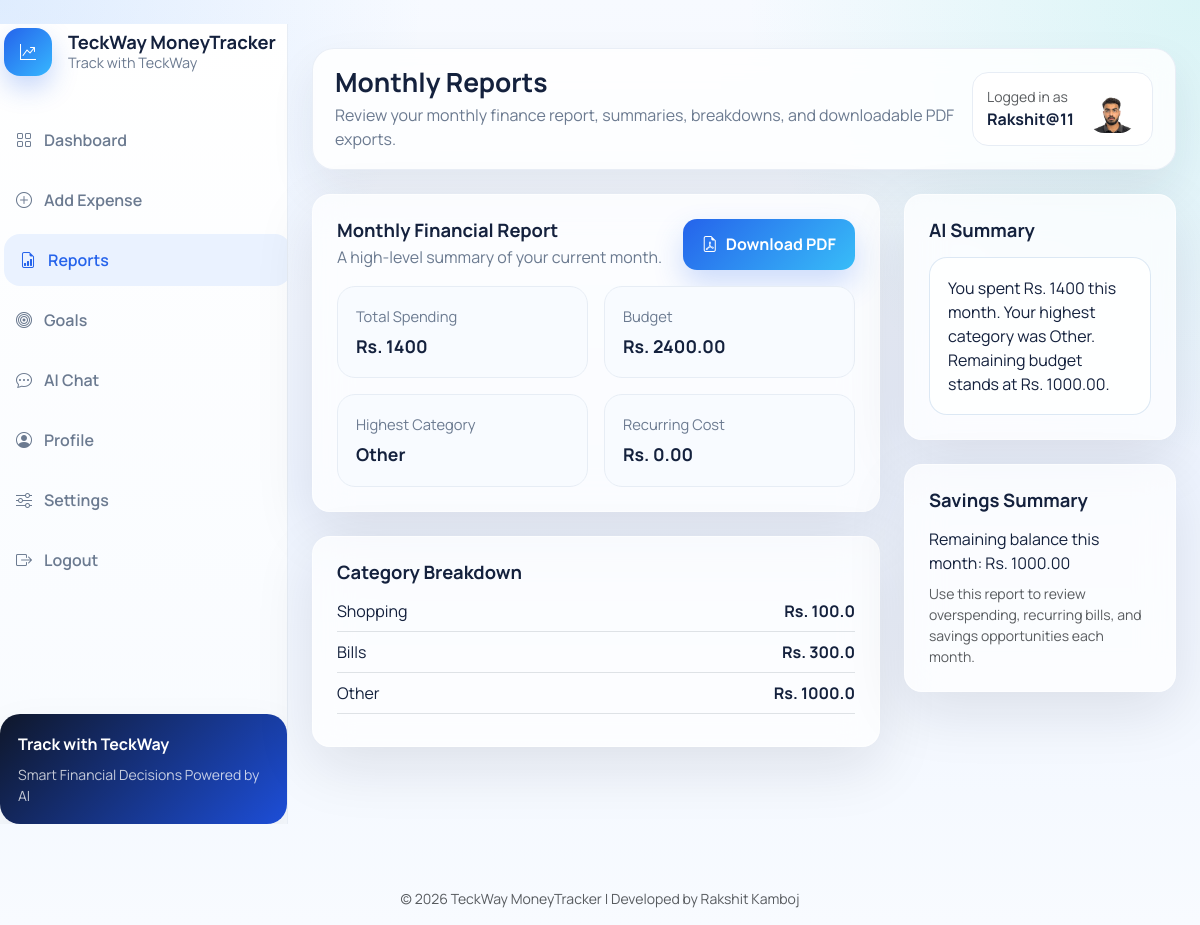
The app's page /reports/ (signed in) with its own data.
### finance/models.py (models this page shows, shortened)
class Profile(models.Model):
    user = models.OneToOneField(User, on_delete=models.CASCADE, related_name="profile")
    profile_picture = models.ImageField(upload_to="profiles/", blank=True, null=True)
    dark_mode = models.BooleanField(default=False)
    saving_streak = models.PositiveIntegerField(default=0)

class Budget(models.Model):
    user = models.OneToOneField(
        settings.AUTH_USER_MODEL,
        on_delete=models.CASCADE,
        related_name="budget",
    )
    monthly_limit = models.DecimalField(max_digits=10, decimal_places=2)

class Expense(models.Model):
    CATEGORY_CHOICES = [
        ("Food", "Food"),
        ("Travel", "Travel"),
        ("Shopping", "Shopping"),
        ("Bills", "Bills"),
        ("Other", "Other"),
    ]
    user = models.ForeignKey(
        settings.AUTH_USER_MODEL,
        on_delete=models.CASCADE,
        related_name="expenses",
    )
    amount = models.DecimalField(max_digits=10, decimal_places=2)
    category = models.CharField(max_length=20, choices=CATEGORY_CHOICES)
    date = models.DateField()
    description = models.TextField(blank=True)
    class Meta:
        ordering = ["-date", "-id"]

### finance/views.py (the view)
# urls.py: path("reports/", views.reports_view, name="reports"),
@login_required
def reports_view(request):
    report_data = build_monthly_report(request.user)
    ai_summary = generate_report_summary(request.user, report_data)
    return render(request, "reports.html", {"report": report_data, "ai_summary": ai_summary})

### finance/services.py (called while the page is built, shortened)
def _get_openai_api_key():
    return (os.getenv("OPENAI_API_KEY") or getattr(settings, "OPENAI_API_KEY", "") or "").strip()

def _serialize_category_breakdown(expenses):
    category_totals = defaultdict(lambda: Decimal("0.00"))
    for expense in expenses:
        category_totals[expense.category] += expense.amount
    return {key: float(value) for key, value in category_totals.items()}

def get_budget_snapshot(user, reference_date=None):
    today = reference_date or timezone.localdate()
    expenses = Expense.objects.filter(user=user, date__year=today.year, date__month=today.month)
    total_spending = expenses.aggregate(total=Sum("amount"))["total"] or Decimal("0.00")
    budget, _ = Budget.objects.get_or_create(user=user, defaults={"monthly_limit": Decimal("0.00")})
    remaining = budget.monthly_limit - total_spending
    highest_category = "-"
    category_data = _serialize_category_breakdown(expenses)
    if category_data:
        highest_category = max(category_data.items(), key=lambda item: item[1])[0]
    return {
        "expenses": expenses,
        "budget": budget,
        "total_spending": total_spending,
        "remaining": remaining,
        "category_data": category_data,
        "highest_category": highest_category,
    }

def detect_recurring_expenses(user):
    recurring = []
    expenses = Expense.objects.filter(user=user).order_by("description", "amount", "date")
    buckets = defaultdict(list)
    for expense in expenses:
        key = (expense.description.strip().lower() or expense.category.lower(), expense.amount)
        buckets[key].append(expense)
    total_monthly = Decimal("0.00")
    for (description, amount), items in buckets.items():
        if len(items) >= 2:
            recurring.append(
                {
                    "label": items[0].description or items[0].category,
                    "amount": amount,
                    "count": len(items),
                    "category": items[0].category,
                }
            )
            total_monthly += amount
    return recurring[:5], total_monthly

def generate_report_summary(user, report_data):
    api_key = _get_openai_api_key()
    fallback = (
        f"You spent Rs. {report_data['total_spending']} this month. "
        f"Your highest category was {report_data['highest_category']}. "
        f"Remaining budget stands at Rs. {report_data['remaining']}."
    )
    if not api_key:
        return fallback

### templates/reports.html (shortened to what this page needs)
﻿{% extends "base.html" %}
{% block page_heading %}Monthly Reports{% endblock %}
{% block page_subheading %}Review your monthly finance report, summaries, breakdowns, and downloadable PDF exports.{% endblock %}
{% block content %}
<div class="row g-4">
    <div class="col-xl-8">
        <div class="surface-card p-4 interactive-card mb-4">
            <div class="d-flex justify-content-between align-items-center mb-3">
                <div>
                    <h3 class="section-title mb-1">Monthly Financial Report</h3>
                    <p class="section-subtitle">A high-level summary of your current month.</p>
                </div>
                <a href="{% url 'download_report_pdf' %}" class="btn-soft-primary"><i class="bi bi-file-earmark-pdf me-2"></i>Download PDF</a>
            </div>
            <div class="row g-3">
                <div class="col-md-6"><div class="stat-mini"><span>Total Spending</span><strong>Rs. {{ report.total_spending }}</strong></div></div>
                <div class="col-md-6"><div class="stat-mini"><span>Budget</span><strong>Rs. {{ report.budget }}</strong></div></div>
                <div class="col-md-6"><div class="stat-mini"><span>Highest Category</span><strong>{{ report.highest_category }}</strong></div></div>
                <div class="col-md-6"><div class="stat-mini"><span>Recurring Cost</span><strong>Rs. {{ report.recurring_total }}</strong></div></div>
            </div>
        </div>
        <div class="surface-card p-4 interactive-card">
            <h3 class="section-title mb-3">Category Breakdown</h3>
            {% for category, amount in report.category_breakdown.items %}
                <div class="d-flex justify-content-between border-bottom pb-2 mb-2"><span>{{ category }}</span><strong>Rs. {{ amount }}</strong></div>
            {% empty %}
                <div class="empty-state py-4">No expense data available for this report.</div>
            {% endfor %}
        </div>
    </div>
    <div class="col-xl-4">
        <div class="surface-card ai-highlight p-4 interactive-card mb-4">
            <h3 class="section-title mb-3">AI Summary</h3>
            <div class="ai-advice-box">{{ ai_summary|linebreaksbr }}</div>
        </div>
        <div class="surface-card p-4 interactive-card">
            <h3 class="section-title mb-3">Savings Summary</h3>
            <p class="mb-2">{{ report.savings_summary }}</p>
            <div class="small text-muted">Use this report to review overspending, recurring bills, and savings opportunities each month.</div>
        </div>
    </div>
</div>
{% endblock %}

### templates/base.html (shortened to what this page needs)
﻿<!DOCTYPE html>
<html lang="en" data-theme="{% if user.is_authenticated and user.profile.dark_mode %}dark{% else %}light{% endif %}">
<head>
    <link href="https://cdn.jsdelivr.net/npm/bootstrap@5.3.3/dist/css/bootstrap.min.css" rel="stylesheet">
    <link href="https://cdn.jsdelivr.net/npm/bootstrap-icons@1.11.3/font/bootstrap-icons.css" rel="stylesheet">
    <link href="/static/css/app.css?v=20260327-premium-redesign" rel="stylesheet">
</head>
<body>
    {% if user.is_authenticated %}
        <div class="app-shell d-lg-flex">
            <aside class="sidebar offcanvas-lg offcanvas-start" tabindex="-1" id="appSidebar" aria-labelledby="appSidebarLabel">
                <div class="sidebar-inner d-flex flex-column offcanvas-body">
                    <div class="sidebar-brand d-flex align-items-center justify-content-between gap-3">
                        <div class="d-flex align-items-center gap-3 min-w-0">
                            <div class="brand-mark flex-shrink-0"><i class="bi bi-graph-up-arrow"></i></div>
                            <div class="brand-copy">
                                <h4 id="appSidebarLabel">TeckWay MoneyTracker</h4>
                                <p>Track with TeckWay</p>
                            </div>
                        </div>
                    </div>
                    <nav class="sidebar-nav">
                        <a class="sidebar-link {% if request.resolver_match.url_name == 'dashboard' %}active{% endif %}" href="{% url 'dashboard' %}"><i class="bi bi-grid"></i><span>Dashboard</span></a>
                        <a class="sidebar-link {% if request.resolver_match.url_name == 'add_expense' %}active{% endif %}" href="{% url 'add_expense' %}"><i class="bi bi-plus-circle"></i><span>Add Expense</span></a>
                        <a class="sidebar-link {% if request.resolver_match.url_name == 'reports' %}active{% endif %}" href="{% url 'reports' %}"><i class="bi bi-file-earmark-bar-graph"></i><span>Reports</span></a>
                        <a class="sidebar-link " href="{% url 'goals' %}"><i class="bi bi-bullseye"></i><span>Goals</span></a>
                        <a class="sidebar-link {% if request.resolver_match.url_name == 'chat' %}active{% endif %}" href="{% url 'chat' %}"><i class="bi bi-chat-dots"></i><span>AI Chat</span></a>
                        <a class="sidebar-link {% if request.resolver_match.url_name == 'profile' %}active{% endif %}" href="{% url 'profile' %}"><i class="bi bi-person-circle"></i><span>Profile</span></a>
                        <a class="sidebar-link {% if request.resolver_match.url_name == 'settings' %}active{% endif %}" href="{% url 'settings' %}"><i class="bi bi-sliders"></i><span>Settings</span></a>
                        <form method="post" action="{% url 'logout' %}" class="mt-2">
                            <button type="submit" class="sidebar-link border-0 bg-transparent w-100 text-start"><i class="bi bi-box-arrow-right"></i><span>Logout</span></button>
                        </form>
                    </nav>
                    <div class="sidebar-footer d-none d-lg-block">
                        <div class="sidebar-tip">
                            <div class="fw-bold mb-2">Track with TeckWay</div>
                            <div class="small opacity-75">Smart Financial Decisions Powered by AI</div>
                        </div>
                    </div>
                </div>
            </aside>
            <main class="content-area">
                <div class="topbar d-none d-lg-flex flex-column flex-md-row align-items-md-center justify-content-between gap-3">
                    <div class="topbar-title">
                        <h1>{% block page_heading %}TeckWay MoneyTracker{% endblock %}</h1>
                        <p>{% block page_subheading %}Track with TeckWay{% endblock %}</p>
                    </div>
                    <div class="d-flex align-items-center gap-3 flex-wrap justify-content-end">
                        <a href="{% url 'profile' %}" class="profile-chip text-decoration-none">
                            <div>
                                <div class="small text-muted">Logged in as</div>
                                <div class="fw-bold">{{ user.username }}</div>
                            </div>
                            {% if user.profile.profile_picture %}
                                <img src="{{ user.profile.profile_picture.url }}" alt="Profile" class="topbar-avatar-image">
                            {% else %}
                                <div class="profile-avatar"><i class="bi bi-person"></i></div>
                            {% endif %}
                        </a>
                    </div>
                </div>
                <section class="page-section mt-0 mt-lg-4">
    {% endif %}
    {% block content %}{% endblock %}
    {% if user.is_authenticated %}
                </section>
            </main>
        </div>
    {% else %}
        </main>
    {% endif %}
    <footer class="text-center mt-5 p-3 small text-muted">
        © 2026 TeckWay MoneyTracker | Developed by Rakshit Kamboj
    </footer>
</body>
</html>

### static/css/app.css (style rules this page uses)
body { background: radial-gradient(circle at top left, #edf4ff 0%, #f6f9fc 42%, var(--bg) 100%); color: var(--text); min-height: 100vh; overflow-x: hidden; }
a { text-decoration: none; }
.app-shell { min-height: 100vh; }
.sidebar { width: 288px; background: linear-gradient(180deg, var(--panel) 0%, var(--panel-muted) 100%); border-right: 1px solid var(--border); overflow: hidden; }
.sidebar-inner { position: sticky; top: 0; min-height: 100vh; padding: 34px 22px 28px; }
.sidebar-brand { padding-left: 4px; padding-right: 4px; min-height: 56px; }
.brand-mark { width: 48px; height: 48px; border-radius: 16px; display: inline-flex; align-items: center; justify-content: center; background: linear-gradient(135deg, var(--primary), #36b7ff); color: #fff; box-shadow: 0 12px 26px rgba(37, 99, 235, 0.25); }
.brand-copy { min-width: 0; }
.brand-copy h4 { font-size: 1.15rem; margin: 0; font-weight: 700; line-height: 1.1; }
.brand-copy p { margin: 2px 0 0; color: var(--muted); font-size: 0.9rem; line-height: 1.2; }
.sidebar-nav { margin-top: 34px; }
.sidebar-link { display: flex; align-items: center; gap: 12px; padding: 14px 16px; border-radius: 16px; color: var(--muted); font-weight: 600; transition: all 0.25s ease; margin-bottom: 8px; }
.sidebar-link:hover, .sidebar-link.active { background: var(--primary-soft); color: var(--primary); transform: translateX(4px); }
.sidebar-footer { margin-top: auto; padding-top: 24px; }
.sidebar-tip { background: linear-gradient(135deg, #0f172a, #1d4ed8); color: white; border-radius: 20px; padding: 18px; box-shadow: var(--shadow); }
.content-area { flex: 1; padding: 24px; }
.topbar { background: rgba(255, 255, 255, 0.82); backdrop-filter: blur(14px); border: 1px solid rgba(231, 237, 245, 0.9); border-radius: 22px; padding: 18px 22px; box-shadow: var(--shadow); }
.topbar-title h1 { font-size: 1.65rem; font-weight: 700; margin: 0; }
.topbar-title p { margin: 4px 0 0; color: var(--muted); }
.profile-chip { display: flex; align-items: center; gap: 12px; padding: 10px 14px; background: var(--panel); border: 1px solid var(--border); border-radius: 16px; color: inherit; }
.topbar-avatar-image, .profile-page-image { width: 52px; height: 52px; border-radius: 18px; object-fit: cover; border: 2px solid rgba(255,255,255,0.7); }
.page-section { margin-top: 24px; }
.surface-card, .card { border: 1px solid var(--border); border-radius: var(--radius-lg); background: var(--panel); box-shadow: var(--shadow); }
.interactive-card, .metric-card { transition: transform 0.25s ease, box-shadow 0.25s ease; }
.section-title { font-size: 1.15rem; font-weight: 700; margin-bottom: 0.35rem; }
.section-subtitle { color: var(--muted); margin-bottom: 0; }
.ai-highlight { background: linear-gradient(135deg, #eef7ff 0%, #f0fff7 100%); border: 1px solid #d9e8ff; }
.ai-advice-box { background: rgba(255,255,255,0.78); border: 1px solid rgba(219, 231, 244, 0.95); border-radius: 18px; padding: 18px; min-height: 120px; }
.btn-soft-primary, .btn-soft-success { color: #fff; border: none; border-radius: 14px; padding: 0.85rem 1.2rem; font-weight: 700; transition: transform 0.2s ease, box-shadow 0.2s ease; }
.btn-soft-primary { background: linear-gradient(135deg, var(--primary), #38bdf8); box-shadow: 0 14px 30px rgba(37, 99, 235, 0.22); }
.stat-mini { border-radius: 18px; background: var(--panel-muted); padding: 18px; border: 1px solid var(--border); display: flex; flex-direction: column; gap: 6px; }
.stat-mini span { color: var(--muted); font-size: 0.92rem; }
.stat-mini strong { font-size: 1.1rem; }
html { scroll-behavior: smooth; }
body { background: radial-gradient(circle at top left, rgba(96, 165, 250, 0.16) 0%, rgba(96, 165, 250, 0) 28%), radial-gradient(circle at top right, rgba(45, 212, 191, 0.14) 0%, rgba(45, 212, 191, 0) 30%), linear-gradient(180deg, #f7faff 0%, #eef4ff 52%, #f8fbff 100%); }
.surface-card, .card { background: rgba(255, 255, 255, 0.72); backdrop-filter: blur(18px); border: 1px solid rgba(255,255,255,0.56); box-shadow: 0 20px 60px rgba(15, 23, 42, 0.10); }

### templates/base.html (style rules this page uses)
body { font-family: 'Manrope', sans-serif; }

### records on screen
Budget: budget "2400.00"
Expense: highest_category "Other", category_breakdown "Other"
Expense: category_breakdown "Shopping"
Expense: category_breakdown "Bills"

### other values on screen
{{ user.username }} "Rakshit@11"
{{ report.total_spending }} "1400"
{{ report.recurring_total }} "0.00"
{{ amount }} "100.0" "300.0" "1000.0"
{{ ai_summary|linebreaksbr }} "You spent Rs. 1400 this month. Your highest category was Other. Remaining budget stands at Rs. 1000.00."
{{ report.savings_summary }} "Remaining balance this month: Rs. 1000.00"
